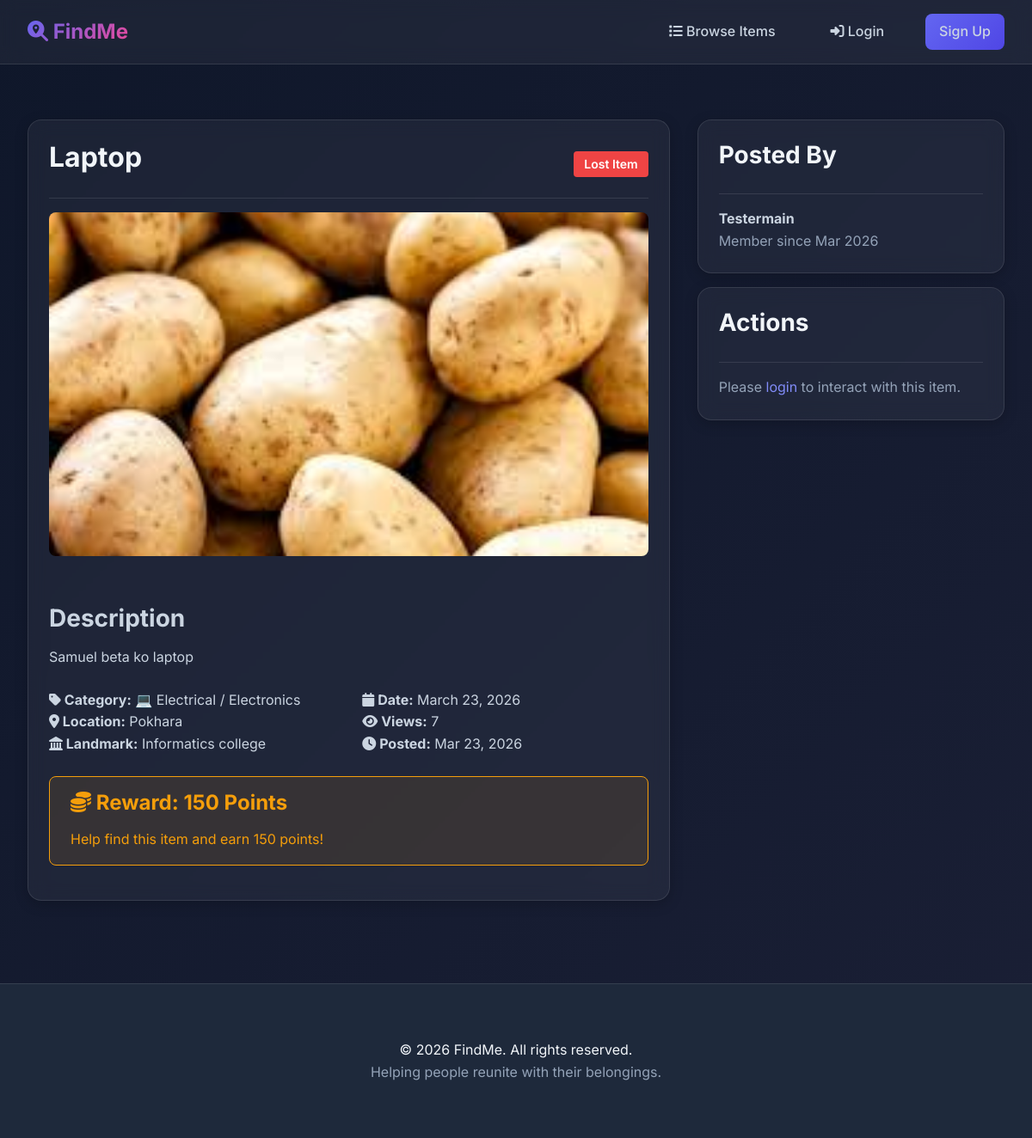
Screenshot of /items/2/ with the database file from the repository.
### items/models.py (models this page shows, shortened)
class Item(models.Model):
    ITEM_TYPE_CHOICES = (
        ('lost', 'Lost Item'),
        ('found', 'Found Item'),
    )
    STATUS_CHOICES = (
        ('active', 'Active'),
        ('claimed', 'Claimed'),
        ('resolved', 'Resolved'),
        ('closed', 'Closed'),
    )
    user = models.ForeignKey(User, on_delete=models.CASCADE, related_name='items')
    item_type = models.CharField(max_length=10, choices=ITEM_TYPE_CHOICES)
    category = models.ForeignKey(Category, on_delete=models.SET_NULL, null=True, related_name='items')
    title = models.CharField(max_length=200)
    description = models.TextField()
    location = models.CharField(max_length=255, help_text="Location where item was lost/found")
    landmark = models.CharField(max_length=255, blank=True, help_text="Nearby landmark")
    date_lost_found = models.DateField(help_text="Date when item was lost or found")
    reward_points = models.IntegerField(default=0, validators=[MinValueValidator(0)],
                                       help_text="Points offered as reward (for lost items)")
    status = models.CharField(max_length=10, choices=STATUS_CHOICES, default='active')
    views_count = models.IntegerField(default=0)
    is_approved = models.BooleanField(default=True)  # Admin can moderate
    created_at = models.DateTimeField(auto_now_add=True)
    updated_at = models.DateTimeField(auto_now=True)
    class Meta:
        db_table = 'items'
        ordering = ['-created_at']
        indexes = [
            models.Index(fields=['item_type', 'status']),
            models.Index(fields=['category', 'location']),
        ]

class ItemImage(models.Model):
    item = models.ForeignKey(Item, on_delete=models.CASCADE, related_name='images')
    image = models.ImageField(
        upload_to='item_images/',
        validators=[FileExtensionValidator(allowed_extensions=['jpg', 'jpeg', 'png'])]
    )
    caption = models.CharField(max_length=200, blank=True)
    is_primary = models.BooleanField(default=False)
    uploaded_at = models.DateTimeField(auto_now_add=True)
    class Meta:
        db_table = 'item_images'
        ordering = ['-is_primary', 'uploaded_at']

class Category(models.Model):
    name = models.CharField(max_length=100, unique=True)
    description = models.TextField(blank=True)
    icon = models.CharField(max_length=50, blank=True, help_text="Icon class name (e.g., 'fa-mobile')")
    created_at = models.DateTimeField(auto_now_add=True)
    class Meta:
        db_table = 'categories'
        verbose_name_plural = 'Categories'
        ordering = ['name']

### accounts/models.py (models this page shows, shortened)
class User(AbstractUser):
    USER_TYPE_CHOICES = (
        ('normal', 'Normal User'),
        ('premium', 'Premium User'),
        ('admin', 'Admin'),
    )
    user_type = models.CharField(max_length=10, choices=USER_TYPE_CHOICES, default='normal')
    phone_number = models.CharField(max_length=20, blank=True, null=True, help_text="Full phone number with country code")
    recovery_email = models.EmailField(blank=True, null=True, help_text="Optional recovery email for password resets")
    address = models.TextField(blank=True, null=True)
    profile_picture = models.ImageField(upload_to='profile_pics/', blank=True, null=True)
    points_balance = models.IntegerField(default=0, validators=[MinValueValidator(0)])
    is_premium = models.BooleanField(default=False)
    premium_expiry = models.DateTimeField(blank=True, null=True)
    created_at = models.DateTimeField(auto_now_add=True)
    updated_at = models.DateTimeField(auto_now=True)
    class Meta:
        db_table = 'users'
        verbose_name = 'User'
        verbose_name_plural = 'Users'

### items/views.py (the view)
# urls.py: path('<int:pk>/', views.item_detail, name='item_detail'),
def item_detail(request, pk):
    item = get_object_or_404(Item, pk=pk)
    item.views_count += 1
    item.save(update_fields=['views_count'])
    images = item.images.all()
    claims = None
    if request.user.is_authenticated and request.user == item.user:
        claims = item.claims.all()
    context = {
        'item': item,
        'images': images,
        'claims': claims,
    }
    return render(request, 'items/item_detail.html', context)

### templates/items/item_detail.html (shortened to what this page needs)
{% extends 'base.html' %}
{% block content %}
<div class="container" style="margin-top: 2rem;">
    <div class="grid grid-3">
        <div style="grid-column: span 2;">
            <div class="card">
                <div class="card-header">
                    <div style="display: flex; justify-content: space-between; align-items: center;">
                        <h2>{{ item.title }}</h2>
                        <span class="badge {% if item.item_type == 'lost' %}badge-danger{% else %}badge-success{% endif %}">
                            {{ item.get_item_type_display }}
                        </span>
                    </div>
                </div>
                <div class="card-body">
                    {% if images %}
                    <div style="margin-bottom: 2rem;">
                        {% for image in images %}
                        <img src="{{ image.image.url }}" alt="{{ item.title }}"
                            style="width: 100%; max-height: 400px; object-fit: cover; border-radius: 0.5rem; margin-bottom: 1rem;">
                        {% endfor %}
                    </div>
                    {% endif %}
                    <h3>Description</h3>
                    <p class="text-secondary">{{ item.description }}</p>
                    <div class="grid grid-2 mt-3">
                        <div>
                            <p><strong><i class="fas fa-tag"></i> Category:</strong> {{ item.category.name }}</p>
                            <p><strong><i class="fas fa-map-marker-alt"></i> Location:</strong> {{ item.location }}</p>
                            {% if item.landmark %}
                            <p><strong><i class="fas fa-landmark"></i> Landmark:</strong> {{ item.landmark }}</p>
                            {% endif %}
                        </div>
                        <div>
                            <p><strong><i class="fas fa-calendar"></i> Date:</strong> {{ item.date_lost_found }}</p>
                            <p><strong><i class="fas fa-eye"></i> Views:</strong> {{ item.views_count }}</p>
                            <p><strong><i class="fas fa-clock"></i> Posted:</strong> {{ item.created_at|date:"M d, Y" }}
                            </p>
                        </div>
                    </div>
                    {% if item.reward_points > 0 %}
                    <div class="mt-3">
                        <div class="alert alert-warning">
                            <h4><i class="fas fa-coins"></i> Reward: {{ item.reward_points }} Points</h4>
                            <p>Help find this item and earn {{ item.reward_points }} points!</p>
                        </div>
                    </div>
                    {% endif %}
                </div>
            </div>
        </div>
        <div>
            <div class="card mb-2">
                <div class="card-header">
                    <h3>Posted By</h3>
                </div>
                <div class="card-body">
                    <p><strong>{{ item.user.username }}</strong></p>
                    <p class="text-muted">Member since {{ item.user.date_joined|date:"M Y" }}</p>
                </div>
            </div>
            <div class="card">
                <div class="card-header">
                    <h3>Actions</h3>
                </div>
                <div class="card-body">
                    {% if user.is_authenticated %}
                    {% if user == item.user %}
                    <a href="{% url 'items:edit_item' item.pk %}" class="btn btn-primary"
                        style="width: 100%; margin-bottom: 0.5rem;">
                        <i class="fas fa-edit"></i> Edit Item
                    </a>
                    <a href="{% url 'items:mark_resolved' item.pk %}" class="btn btn-success"
                        style="width: 100%; margin-bottom: 0.5rem;">
                        <i class="fas fa-check"></i> Mark as Resolved
                    </a>
                    <a href="{% url 'items:delete_item' item.pk %}" class="btn btn-danger" style="width: 100%;">
                        <i class="fas fa-trash"></i> Delete Item
                    </a>
                    {% else %}
                    {% if item.item_type == 'lost' %}
                    <a href="{% url 'items:submit_claim' item.pk %}" class="btn btn-success" style="width: 100%;">
                        <i class="fas fa-hand-holding"></i> I Found This!
                    </a>
                    {% endif %}
                    {% endif %}
                    {% else %}
                    <p class="text-muted">Please <a href="{% url 'accounts:login' %}">login</a> to interact with this
                        item.</p>
                    {% endif %}
                </div>
            </div>
        </div>
    </div>
</div>
{% endblock %}

### static/css/style.css (style rules this page uses)
:root { --primary: #6366f1; --primary-dark: #4f46e5; --primary-light: #818cf8; --secondary: #ec4899; --secondary-dark: #db2777; --accent: #14b8a6; --success: #10b981; --warning: #f59e0b; --danger: #ef4444; --bg-primary: #0f172a; --bg-secondary: #1e293b; --bg-tertiary: #334155; --text-primary: #f1f5f9; --text-secondary: #cbd5e1; --text-muted: #94a3b8; --glass-bg: rgba(255, 255, 255, 0.05); --glass-border: rgba(255, 255, 255, 0.1); --shadow-sm: 0 2px 8px rgba(0, 0, 0, 0.1); --shadow-md: 0 4px 16px rgba(0, 0, 0, 0.2); --shadow-lg: 0 8px 32px rgba(0, 0, 0, 0.3); --shadow-glow: 0 0 20px rgba(99, 102, 241, 0.3); }
* { margin: 0; padding: 0; box-sizing: border-box; }
body { font-family: 'Inter', -apple-system, BlinkMacSystemFont, 'Segoe UI', Roboto, sans-serif; background: linear-gradient(135deg, var(--bg-primary) 0%, #1a1f35 100%); color: var(--text-primary); line-height: 1.6; min-height: 100vh; }
h1, h2, h3, h4, h5, h6 { font-weight: 700; line-height: 1.2; margin-bottom: 1rem; }
h2 { font-size: 2rem; }
h3 { font-size: 1.75rem; }
h4 { font-size: 1.5rem; }
a { color: var(--primary-light); text-decoration: none; transition: all 0.3s ease; }
.container { max-width: 1200px; margin: 0 auto; padding: 2rem; }
.card { background: var(--glass-bg); backdrop-filter: blur(10px); border: 1px solid var(--glass-border); border-radius: 1rem; padding: 1.5rem; box-shadow: var(--shadow-md); transition: all 0.3s ease; }
.card-header { font-size: 1.25rem; font-weight: 600; margin-bottom: 1rem; padding-bottom: 0.75rem; border-bottom: 1px solid var(--glass-border); }
.card-body { color: var(--text-secondary); }
.grid { display: grid; gap: 2rem; }
.grid-2 { grid-template-columns: repeat(2, 1fr); }
.grid-3 { grid-template-columns: repeat(3, 1fr); }
.badge { display: inline-block; padding: 0.25rem 0.75rem; border-radius: 0.25rem; font-size: 0.875rem; font-weight: 600; }
.badge-danger { background: var(--danger); color: white; }
.alert { padding: 1rem 1.5rem; border-radius: 0.5rem; margin-bottom: 1rem; }
.alert-warning { background: rgba(245, 158, 11, 0.1); border: 1px solid var(--warning); color: var(--warning); }
.text-muted { color: var(--text-muted); }
.mt-3 { margin-top: 1.5rem; }
.mb-2 { margin-bottom: 1rem; }

### rows the page displays
Item: title "Laptop", item_type "Lost Item", description "Samuel beta ko laptop", category.name "💻 Electrical / Electronics", location "Pokhara", landmark "Informatics college", date_lost_found "March 23, 2026", views_count "7", created_at "Mar 23, 2026", reward_points "150", user.username "Testermain", user.date_joined "Mar 2026"
ItemImage: image (picture)
